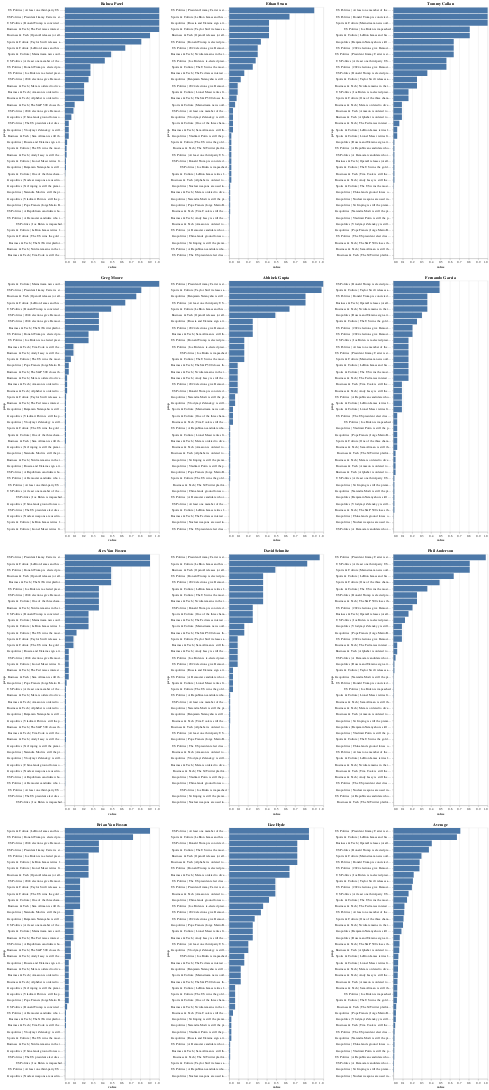

Here is the notebook cell this chart was saved with:
### Markdown cell above
Score contributions

### Code cell
charts = []
for person in estimates['Name']:
    person_scores = df.filter(pl.col('Name') == person).drop('Score').unpivot(
        pl.selectors.numeric(),
        variable_name='prop',
        value_name='value',
    )
    chart = alt.Chart(person_scores).mark_bar().encode(
        x=alt.X('value', scale=alt.Scale(domain=[0, 1])),
        y=alt.Y('prop', sort='-x'),
        tooltip=['prop', 'value'],
    ).properties(
        title=person,
    )
    charts.append(chart)
    
alt_charts_in_rows(charts, 3)
